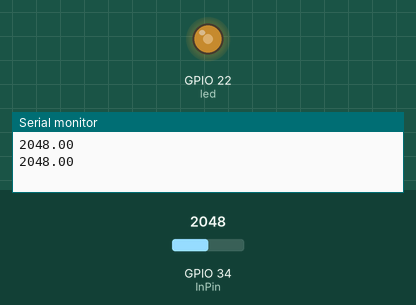
The sketch below on a simulated ESP32. On the bench: output pins drawn as LEDs (lit = HIGH), the last lines printed to the serial monitor. The test bench sets the inputs (shaded band); at power-on: GPIO 34 (InPin) = 2048.

Above: at 1.8 s.
1.9 s: GPIO 34 (InPin) set to 2866
At 3.2 s:
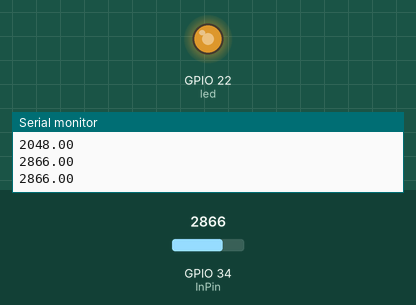
3.5 s: GPIO 34 (InPin) set to 3603
At 4.7 s:
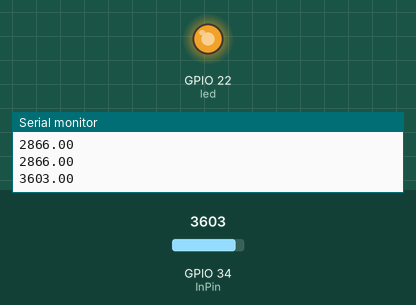
5.5 s: GPIO 34 (InPin) set to 491
At 6.3 s:
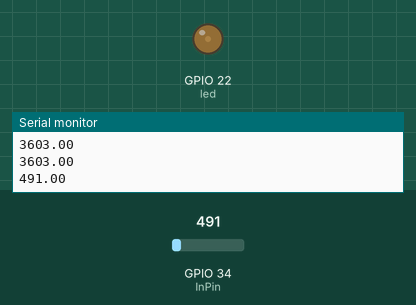
7.5 s: GPIO 34 (InPin) set to 0
At 9.0 s:
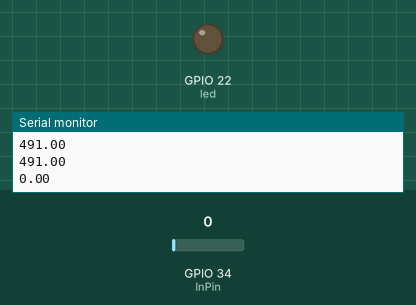
Timing chart, 0 to 10.5 s (numbered marks = the images above; inputs shaded):
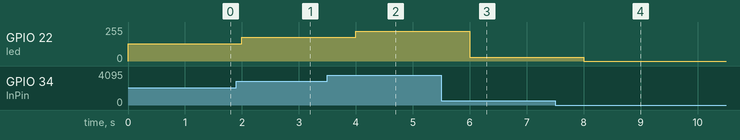

Measured:
- after the input at 1.9 s, GPIO 22 (led): 128/255 → 178/255 after 0.10 s
- after the input at 3.5 s, GPIO 22 (led): 178/255 → 224/255 after 0.50 s
- after the input at 5.5 s, GPIO 22 (led): 224/255 → 30/255 after 0.50 s
- after the input at 7.5 s, GPIO 22 (led): 30/255 → 0/255 after 0.50 s

The sketch:

adc01.ino
```cpp
#define led 22
#define InPin 34

float x, value ;
const int freq = 5000;
const int ledChannel = 2;
const int resolution = 10;

void setup() {
   Serial.begin(9600);
   pinMode(led, OUTPUT);
   ledcSetup(ledChannel, freq, resolution);
   ledcAttachPin(led, ledChannel);
}

void loop()
{
  x = analogRead(InPin);
  value = (x/4095) * 3.7;
  Serial.println(x);
  ledcWrite(ledChannel, x/4);
  delay(1000);
}
```
